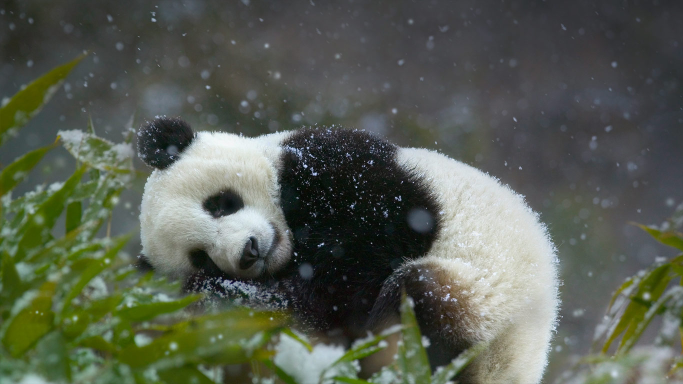
#> input picture panda.jpg, 1366 x 768 px (shown at 1/2 size)
$ python imageoperations.py
#> lines starting #> are read from the running program, lines starting #| are printed output that depends on the picture; after the words box and inside, x2 and y2 are one past the last pixel; in counts of white or black regions, pixels touching at a corner belong together
import numpy as np
import cv2

img=cv2.imread('panda.jpg',cv2.IMREAD_COLOR)
#> img is the input picture: shape (768, 1366, 3); mean B, G, R 82.6, 94.4, 88.1

img[640,320]=[255,255,255] # getting color values from img
#> img: shape (768, 1366, 3); under 0.01% of pixels changed, all inside (x1, y1, x2, y2) = (320, 640, 321, 641)
px =img[640,320]  # stoes the color value (BGR)
#> px = [255, 255, 255]

img[100:200,100:200]=[255,255,255] # setting a range of img pixels to white color
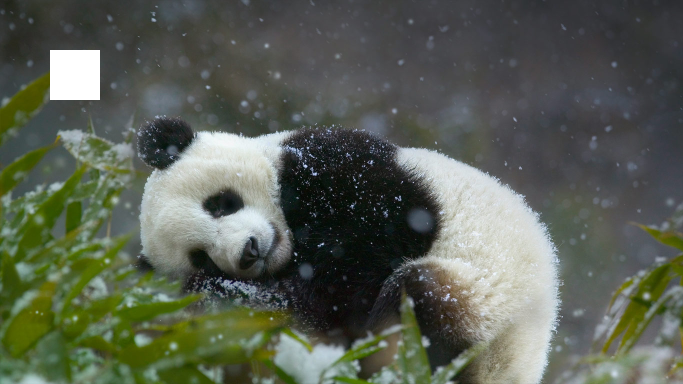
#> img: shape (768, 1366, 3) (shown at 1/2 size); mean B, G, R 84.4, 96.1, 89.9

face = img[250:350,250:350]   # getting a sub-picture from image
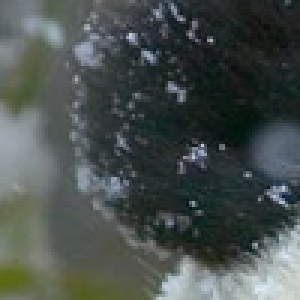
#> face: shape (100, 100, 3) (shown 3 times larger); mean B, G, R 77.9, 80, 72.5
img[0:100,0:100] = face       # copying the sub-picture to image
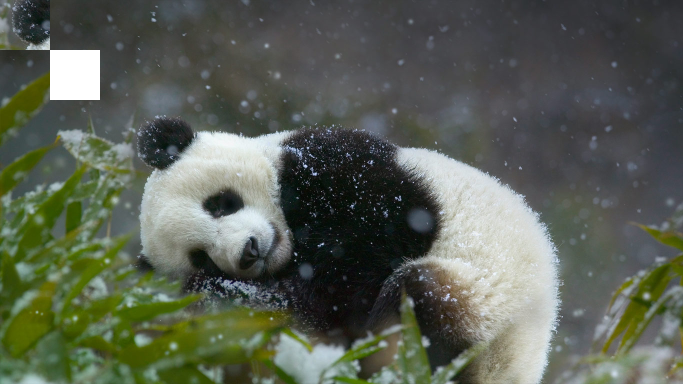
#> img: shape (768, 1366, 3) (shown at 1/2 size); 0.95% of pixels changed, all inside (x1, y1, x2, y2) = (0, 0, 100, 100)


cv2.imshow('image',img)
cv2.waitKey(0)
cv2.destroyAllWindows()
